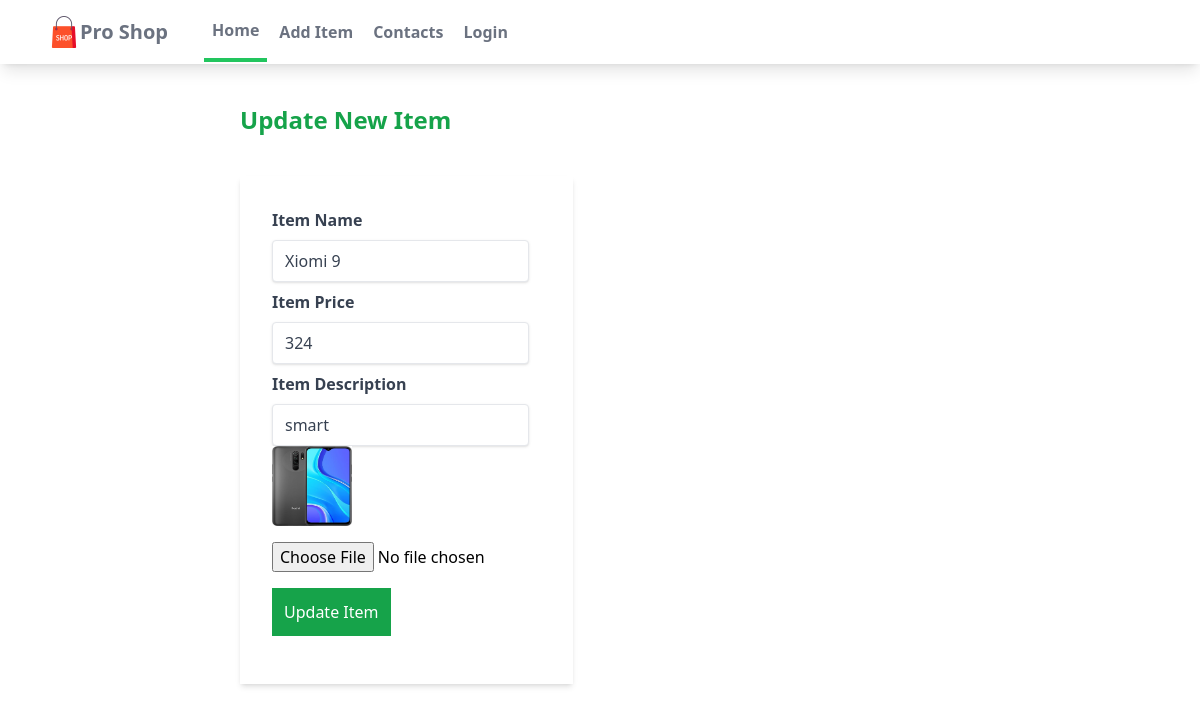
The page /myapp/updateitem/2/ on the database its author committed.
### myapp/models.py (models this page shows, shortened)
class Product(models.Model):
    seller = models.ForeignKey(User, on_delete=models.CASCADE, default='1')
    name = models.CharField(max_length=100)
    price = models.IntegerField()
    description = models.CharField(max_length=200)
    image = models.ImageField(blank=True, upload_to='images')

### myapp/views.py (the view)
# urls.py: path('updateitem/<int:pk>/', ProductUpdateView.as_view(), name='update_item'),
class ProductUpdateView(UpdateView):
    model = Product
    template_name = 'myapp/updateitem.html'
    context_object_name = 'item'
    fields = ['name', 'price', 'description', 'image']
    success_url = reverse_lazy('myapp:index')

### myapp/templates/myapp/updateitem.html (shortened to what this page needs)
{% extends "myapp/base.html" %}
{% block content %}
<div class="ml-[200px]">
    <h1 class="text-2xl m-10 font-bold text-green-600"> Update New Item</h1>
    <form class="w-1/3 bg-white shadow-md m-10 px-8 py-8 " method="post" enctype="multipart/form-data">
        <div class="mb-4 ">
            <label class="block text-gray-700 text-md font-bold mb-2" for="name">Item Name</label>
            <input class="shadow appearance-none border rounded py-2 px-3 mr-10 text-gray-700" value="{{ item.name }}" type="text" placeholder="Name..." name="name" id="name">
            <label class="block text-gray-700 text-md font-bold mb-2 mt-2" for="price">Item Price</label>
            <input class="shadow appearance-none border rounded py-2 px-3 mr-10 text-gray-700" value="{{ item.price }}" type="text" placeholder="Price..." name="price" id="price">
            <label class="block text-gray-700 text-md font-bold mb-2 mt-2" for="description">Item Description</label>
            <input class="shadow appearance-none border rounded py-2 px-3 mr-10 text-gray-700" value="{{ item.description }}" type="text" placeholder="Description..." name="description" id="description">
            <img class="w-20 h-20" src="{{ item.image.url }}" alt="" srcset="">
            <input class="block mt-4" type="file" accept="image/*" name="upload" id="upload">
            <button class="block bg-green-600 text-white p-3 mt-4" type="submit" name="Add Item" value="Add Item">Update Item</button>
        </div>
    </form>
</div>
{% endblock content %}

### myapp/static/myapp/styles.css (style rules this page uses)
html, :host { line-height: 1.5; -webkit-text-size-adjust: 100%; -moz-tab-size: 4; -o-tab-size: 4; tab-size: 4; font-family: ui-sans-serif, system-ui, sans-serif, "Apple Color Emoji", "Segoe UI Emoji", "Segoe UI Symbol", "Noto Color Emoji"; font-feature-settings: normal; font-variation-settings: normal; -webkit-tap-highlight-color: transparent; }
body { margin: 0; line-height: inherit; }
h1, h2, h3, h4, h5, h6 { font-size: inherit; font-weight: inherit; }
button, input, optgroup, select, textarea { font-family: inherit; font-feature-settings: inherit; font-variation-settings: inherit; font-size: 100%; font-weight: inherit; line-height: inherit; letter-spacing: inherit; color: inherit; margin: 0; padding: 0; }
button, select { text-transform: none; }
button, input:where([type='button']), input:where([type='reset']), input:where([type='submit']) { -webkit-appearance: button; -moz-appearance: button; appearance: button; background-color: transparent; background-image: none; }
blockquote, dl, dd, h1, h2, h3, h4, h5, h6, hr, figure, p, pre { margin: 0; }
input::placeholder, textarea::placeholder { opacity: 1; color: #9ca3af; }
button, [role="button"] { cursor: pointer; }
img, svg, video, canvas, audio, iframe, embed, object { display: block; }
img, video { max-width: 100%; height: auto; }
.m-10 { margin: 2.5rem; }
.mb-2 { margin-bottom: 0.5rem; }
.mb-4 { margin-bottom: 1rem; }
.ml-\[200px\] { margin-left: 200px; }
.mr-10 { margin-right: 2.5rem; }
.mt-2 { margin-top: 0.5rem; }
.mt-4 { margin-top: 1rem; }
.block { display: block; }
.h-20 { height: 5rem; }
.w-1\/3 { width: 33.333333%; }
.w-20 { width: 5rem; }
.appearance-none { -webkit-appearance: none; -moz-appearance: none; appearance: none; }
.rounded { border-radius: 0.25rem; }
.border { border-width: 1px; }
.bg-green-600 { --tw-bg-opacity: 1; background-color: rgb(22 163 74 / var(--tw-bg-opacity)); }
.bg-white { --tw-bg-opacity: 1; background-color: rgb(255 255 255 / var(--tw-bg-opacity)); }
.p-3 { padding: 0.75rem; }
.px-3 { padding-left: 0.75rem; padding-right: 0.75rem; }
.px-8 { padding-left: 2rem; padding-right: 2rem; }
.py-2 { padding-top: 0.5rem; padding-bottom: 0.5rem; }
.py-8 { padding-top: 2rem; padding-bottom: 2rem; }
.text-2xl { font-size: 1.5rem; line-height: 2rem; }
.font-bold { font-weight: 700; }
.text-gray-700 { --tw-text-opacity: 1; color: rgb(55 65 81 / var(--tw-text-opacity)); }
.text-green-600 { --tw-text-opacity: 1; color: rgb(22 163 74 / var(--tw-text-opacity)); }
.text-white { --tw-text-opacity: 1; color: rgb(255 255 255 / var(--tw-text-opacity)); }
.shadow { --tw-shadow: 0 1px 3px 0 rgb(0 0 0 / 0.1), 0 1px 2px -1px rgb(0 0 0 / 0.1); --tw-shadow-colored: 0 1px 3px 0 var(--tw-shadow-color), 0 1px 2px -1px var(--tw-shadow-color); box-shadow: var(--tw-ring-offset-shadow, 0 0 #0000), var(--tw-ring-shadow, 0 0 #0000), var(--tw-shadow); }
.shadow-md { --tw-shadow: 0 4px 6px -1px rgb(0 0 0 / 0.1), 0 2px 4px -2px rgb(0 0 0 / 0.1); --tw-shadow-colored: 0 4px 6px -1px var(--tw-shadow-color), 0 2px 4px -2px var(--tw-shadow-color); box-shadow: var(--tw-ring-offset-shadow, 0 0 #0000), var(--tw-ring-shadow, 0 0 #0000), var(--tw-shadow); }

### rows shown on the page
Product: name "Xiomi 9", price "324", description "smart", image (picture)
